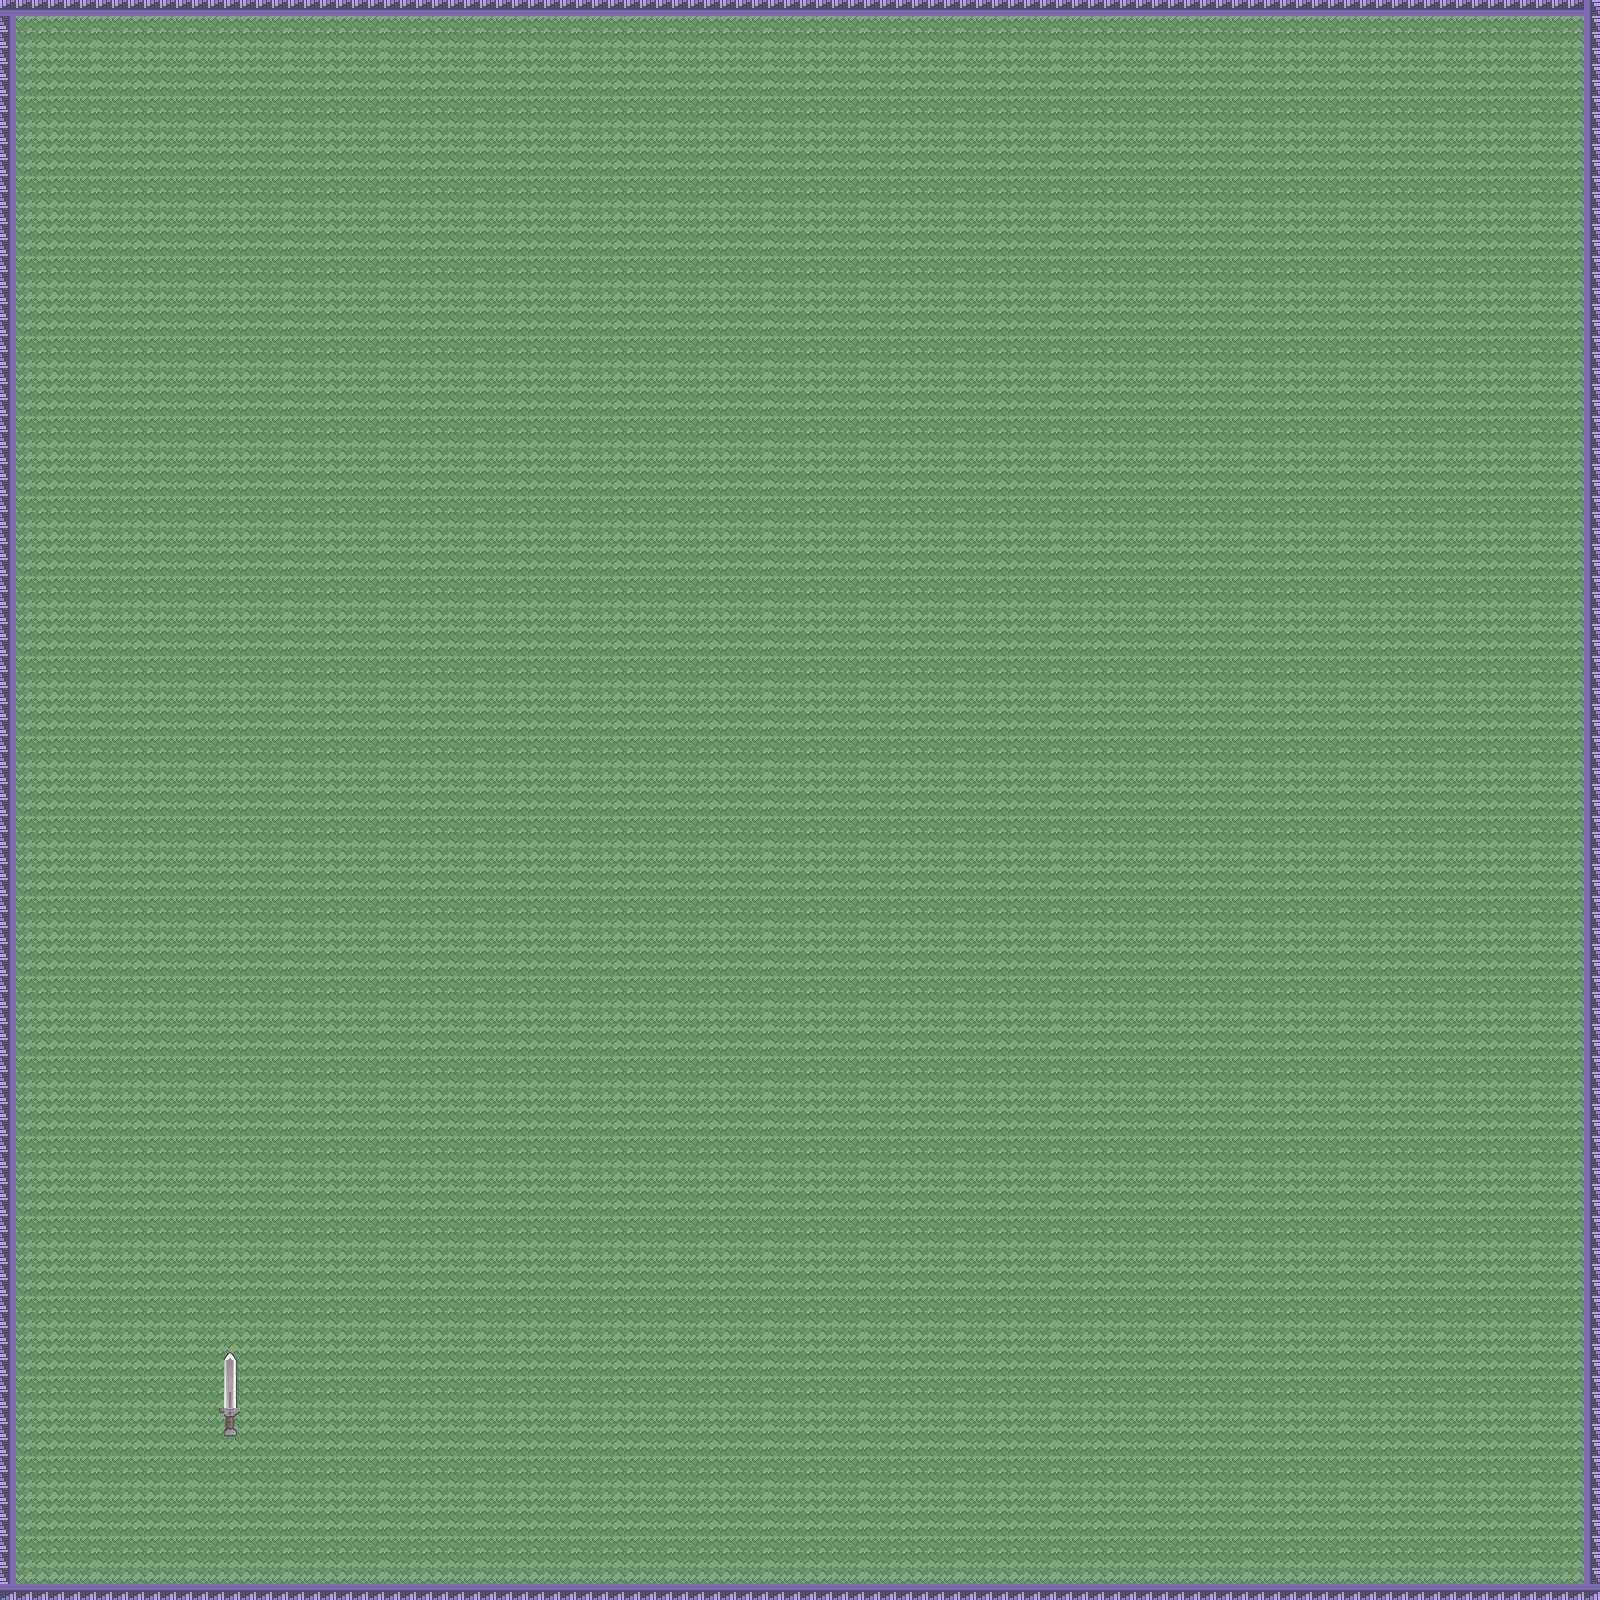

A 2D game scene composited from a Tiled map and its tileset images. What follows is a short description and the map's XML, with each tile layer's data collapsed to a summary:
An orthogonal 100x100 tile map with 16x16 px tiles, 3 tile layers (background, walls, throwables), 2 tilesets and 4 objects.

<map version="1.4" tiledversion="1.4.2" orientation="orthogonal" renderorder="right-down" width="100" height="100" tilewidth="16" tileheight="16" infinite="0" nextlayerid="7" nextobjectid="5">
 <tileset firstgid="1" source="Game Boy Advance - Pokemon FireRed LeafGreen - Pokemon Tower.tsx" />
 <tileset firstgid="2853" source="Wii - The Legend of Zelda Skyward Sword - Miscellaneous Items &amp; Pause Screen.tsx" />
 <layer id="3" name="background" width="100" height="100" tintcolor="#aaaaff">
  <data>[10000 cells, 10000 non-empty, 30 distinct tile ids]</data>
 </layer>
 <layer id="4" name="walls" width="100" height="100">
  <data>[10000 cells, 396 non-empty, 1 distinct tile ids]</data>
 </layer>
 <objectgroup id="5" name="walls">
  <object id="1" x="-0.0909091" y="1582.91" width="1601.3" height="15.1515" />
  <object id="2" x="1584.88" y="-3.09091" width="16.1515" height="1603.09" />
  <object id="3" x="-1.09091" y="0" width="1598.09" height="16.0909" />
  <object id="4" x="1.87879" y="-0.181818" width="14.1818" height="1600.24" />
 </objectgroup>
 <layer id="6" name="throwables" width="100" height="100">
  <data>[10000 cells, 12 non-empty, 12 distinct tile ids]</data>
 </layer>
</map>
